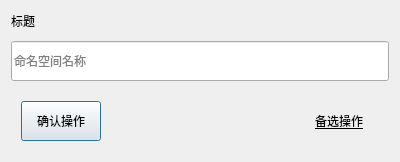
<?xml version="1.0" encoding="UTF-8"?>
<ui version="4.0">
 <class>NamespaceCreate</class>
 <widget class="QWidget" name="NamespaceCreate">
  <property name="geometry">
   <rect>
    <x>0</x>
    <y>0</y>
    <width>400</width>
    <height>162</height>
   </rect>
  </property>
  <property name="windowTitle">
   <string>创建命名空间</string>
  </property>
  <layout class="QGridLayout" name="gridLayout">
   <item row="0" column="0">
    <layout class="QVBoxLayout" name="central">
     <property name="spacing">
      <number>10</number>
     </property>
     <item>
      <widget class="QLabel" name="title">
       <property name="text">
        <string>标题</string>
       </property>
      </widget>
     </item>
     <item>
      <widget class="QLineEdit" name="name">
       <property name="minimumSize">
        <size>
         <width>0</width>
         <height>40</height>
        </size>
       </property>
       <property name="maximumSize">
        <size>
         <width>16777215</width>
         <height>40</height>
        </size>
       </property>
       <property name="placeholderText">
        <string>命名空间名称</string>
       </property>
      </widget>
     </item>
     <item>
      <layout class="QHBoxLayout" name="footer">
       <property name="spacing">
        <number>10</number>
       </property>
       <property name="leftMargin">
        <number>10</number>
       </property>
       <property name="topMargin">
        <number>10</number>
       </property>
       <property name="rightMargin">
        <number>10</number>
       </property>
       <property name="bottomMargin">
        <number>10</number>
       </property>
       <item>
        <widget class="QPushButton" name="confirm">
         <property name="minimumSize">
          <size>
           <width>0</width>
           <height>40</height>
          </size>
         </property>
         <property name="maximumSize">
          <size>
           <width>16777215</width>
           <height>40</height>
          </size>
         </property>
         <property name="text">
          <string>确认操作</string>
         </property>
         <property name="default">
          <bool>true</bool>
         </property>
        </widget>
       </item>
       <item>
        <spacer name="hori_space">
         <property name="orientation">
          <enum>Qt::Horizontal</enum>
         </property>
         <property name="sizeHint" stdset="0">
          <size>
           <width>40</width>
           <height>20</height>
          </size>
         </property>
        </spacer>
       </item>
       <item>
        <widget class="QPushButton" name="secondary">
         <property name="minimumSize">
          <size>
           <width>0</width>
           <height>40</height>
          </size>
         </property>
         <property name="maximumSize">
          <size>
           <width>16777215</width>
           <height>40</height>
          </size>
         </property>
         <property name="font">
          <font>
           <underline>true</underline>
          </font>
         </property>
         <property name="text">
          <string>备选操作</string>
         </property>
         <property name="flat">
          <bool>true</bool>
         </property>
        </widget>
       </item>
      </layout>
     </item>
    </layout>
   </item>
  </layout>
 </widget>
 <resources/>
 <connections/>
</ui>
